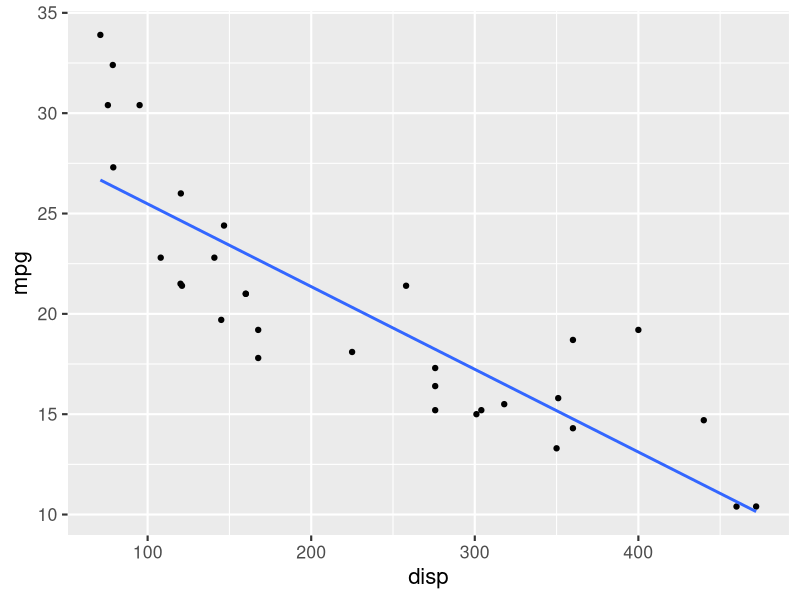
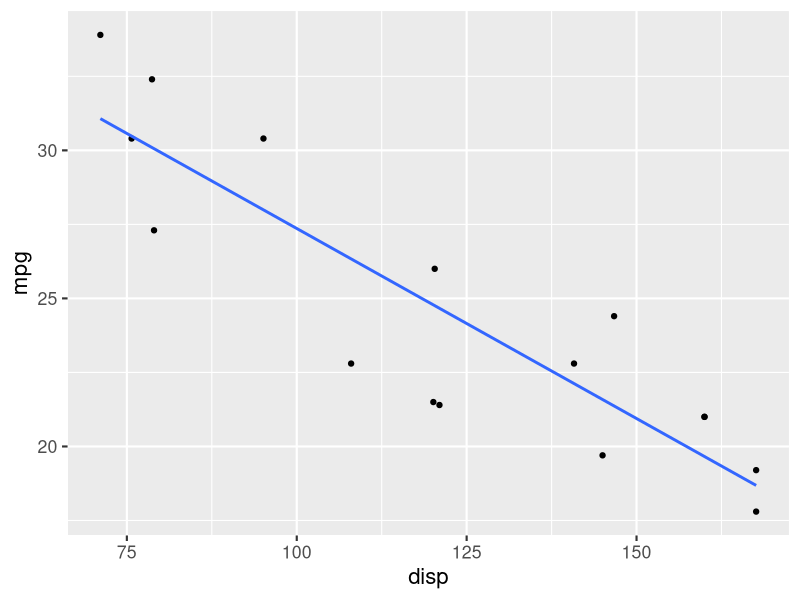
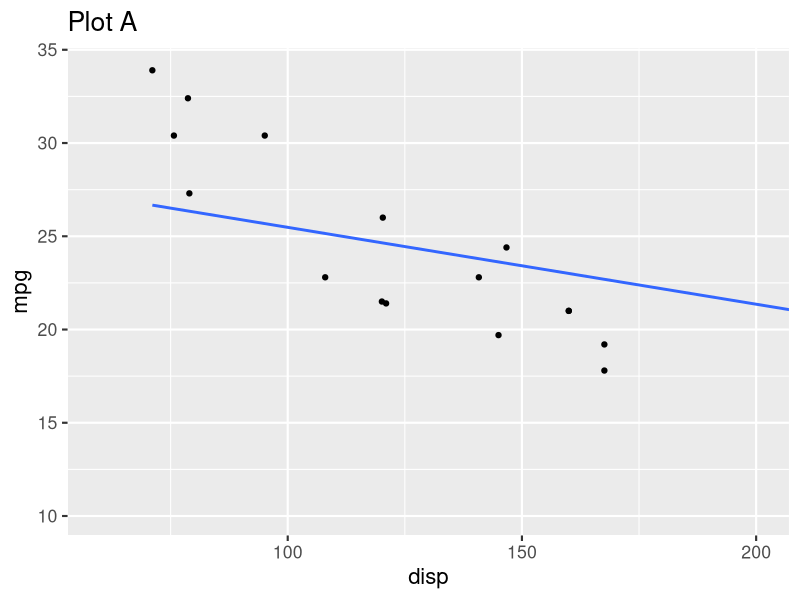
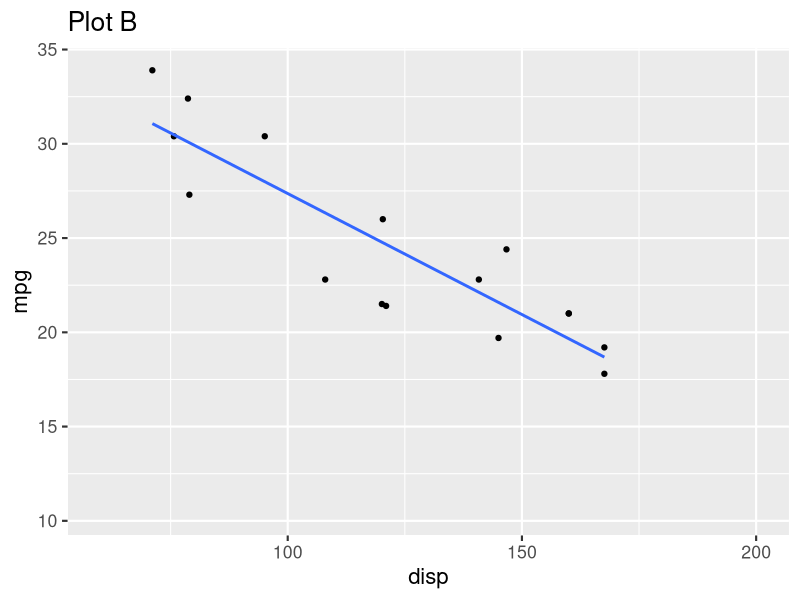
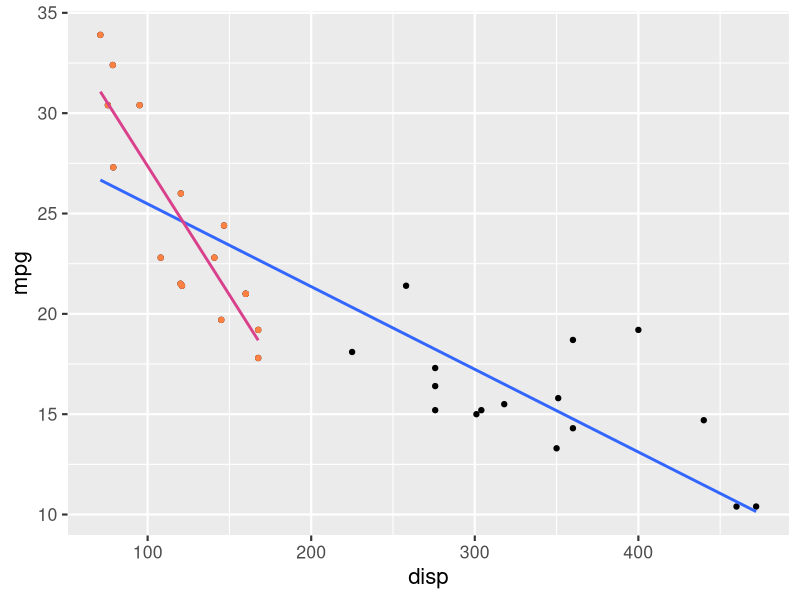

These charts were generated, in order, by the following R code:
## ---- chunk 1
#| echo: false
#| message: false
library(ggplot2)
library(dplyr)
ggplot2::theme_set(ggplot2::theme_gray(base_size = 16))
## ---- chunk 2
#| echo: true
#| output-location: column
ggplot(
  mtcars,
  aes(x = disp, y = mpg)
) +
  geom_point() +
  geom_smooth(
    method = "lm",
    se = FALSE
  )
## ---- chunk 3
#| echo: true
#| output-location: column
mtcars |>
  filter(disp < 200) |>
  ggplot(aes(x = disp, y = mpg)) +
  geom_point() +
  geom_smooth(
    method = "lm",
    se = FALSE
  )
## ---- chunk 4
#| echo: false
#| layout-ncol: 2
ggplot(mtcars, aes(x = disp, y = mpg)) +
  geom_point() +
  geom_smooth(method = "lm", se = FALSE) +
  coord_cartesian(xlim = c(60, 200)) +
  labs(title = "Plot A")

ggplot(mtcars, aes(x = disp, y = mpg)) +
  geom_point() +
  geom_smooth(method = "lm", se = FALSE) +
  xlim(60, 200) +
  labs(title = "Plot B")
## ---- chunk 5
#| echo: false
#| fig-align: center
ggplot(mtcars, aes(x = disp, y = mpg)) +
  geom_point() +
  geom_point(data = mtcars |> filter(disp < 200), color = "#FE8042") +
  geom_smooth(method = "lm", se = FALSE) +
  geom_smooth(
    data = mtcars |> filter(disp < 200),
    method = "lm",
    se = FALSE,
    color = "#D9418C"
  )
